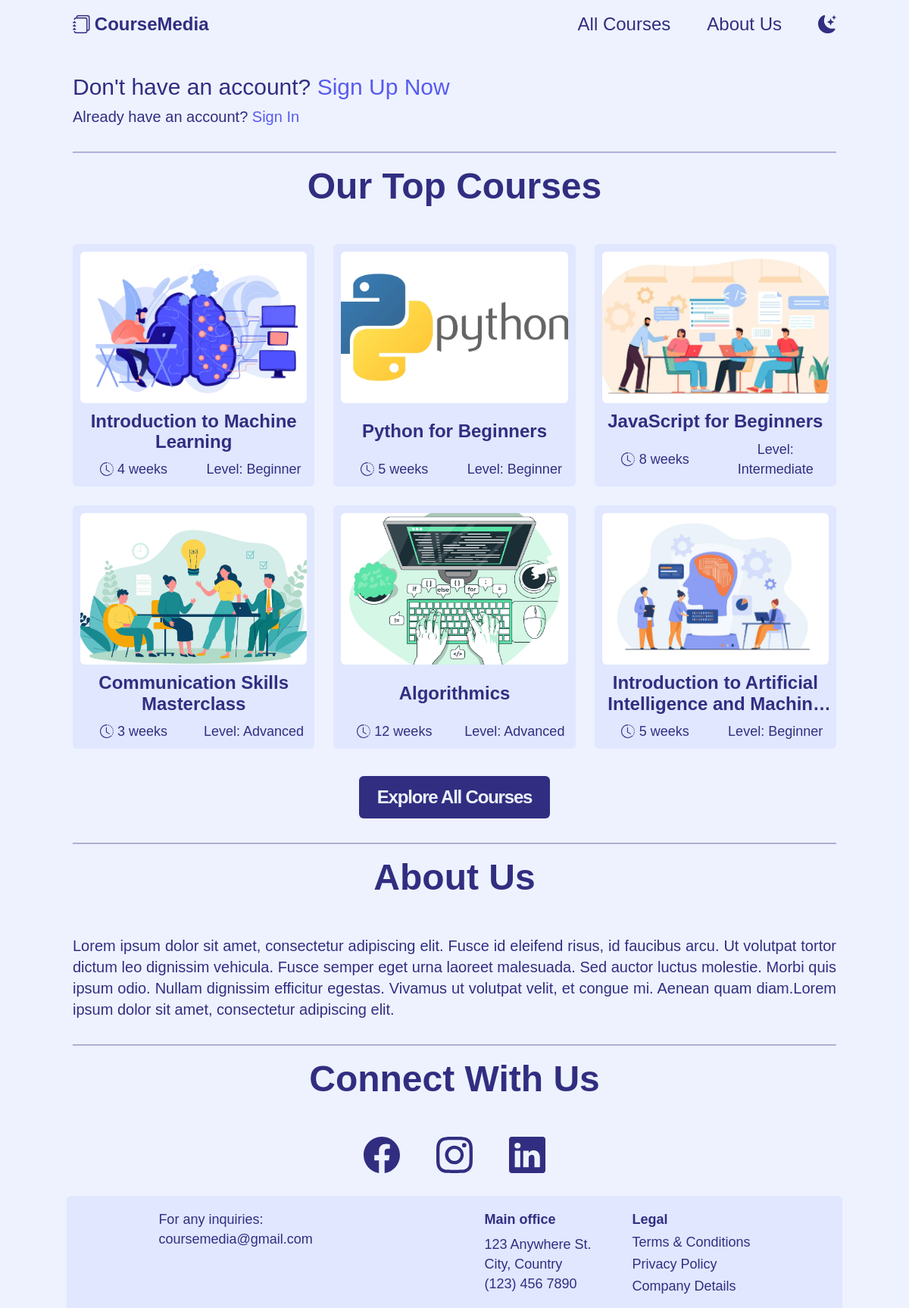
The page / on the database its author committed.
### courses_platform/models.py (models this page shows, shortened)
class Course(models.Model):
    ART_AND_CULTURE = 1
    COMMUNICATION = 2
    COMPUTER_SCIENCE = 3
    DESIGN = 4
    FOOD_AND_NUTRITION = 5
    LANGUAGE = 6
    MATH = 7
    SCIENCE = 8
    CATEGORY_CHOICES = [
        (ART_AND_CULTURE, "Art & Culture"),
        (COMMUNICATION, "Communication"),
        (COMPUTER_SCIENCE, "Computer Science"),
        (DESIGN, "Design"),
        (FOOD_AND_NUTRITION, "Food & Nutrition"),
        (LANGUAGE, "Language"),
        (MATH, "Math"),
        (SCIENCE, "Science"),
    ]
    ENGLISH = 1
    FRENCH = 2
    SPANISH = 3
    LANGUAGE_CHOICES = [
        (ENGLISH, "English"),
        (FRENCH, "French"),
        (SPANISH, "Spanish")
    ]
    BEGINNER = 1
    INTERMEDIATE = 2
    ADVANCED = 3
    LEVEL_CHOICES = [
        (BEGINNER, "Beginner"),
        (INTERMEDIATE, "Intermediate"),
        (ADVANCED, "Advanced")
    ]
    instructor = models.ForeignKey(
        "User", on_delete=models.CASCADE, related_name="courses_taught")
    title = models.CharField(max_length=80, validators=[
                             MinLengthValidator(10), MaxLengthValidator(80)])
    image = models.ImageField(
        upload_to="courses_images/", null=True, blank=True)
    category = models.PositiveSmallIntegerField(choices=CATEGORY_CHOICES)
    short_description = models.TextField(max_length=200, validators=[
                                         MinLengthValidator(50), MaxLengthValidator(200)])
    duration = models.PositiveSmallIntegerField(
        validators=[MinValueValidator(2), MaxValueValidator(24)])
    long_description = models.TextField(
        max_length=2000, validators=[MinLengthValidator(200), MaxLengthValidator(2000)])
    language = models.PositiveSmallIntegerField(choices=LANGUAGE_CHOICES)
    level = models.PositiveSmallIntegerField(choices=LEVEL_CHOICES)
    prerequisite = models.ForeignKey(
        "self", on_delete=models.SET_NULL, null=True, blank=True)
    certificate = models.BooleanField()
    passing_grade = models.PositiveSmallIntegerField(
        validators=[MinValueValidator(50), MaxValueValidator(100)])
    passers = models.ManyToManyField(
        "User", blank=True, related_name="courses_passed")
    creation_date = models.DateField(auto_now_add=True)

### courses_platform/views.py (the view)
# urls.py: path("", views.index, name="index"),
def index(request):
    courses = Course.objects.all()
    top_courses = sorted(
        courses, key=lambda course: course.enrolled_students.count(), reverse=True)[:6]
    return render(request, "courses_platform/index.html", {
        "top_courses": top_courses
    })

### courses_platform/templates/courses_platform/index.html (shortened to what this page needs)
{% extends "courses_platform/layout.html" %}
{% load static %}
{% block link %}
   <link href="{% static 'courses_platform/components/course-cards.css' %}" rel="stylesheet">
   <link href="{% static 'courses_platform/pages/index.css' %}" rel="stylesheet">
{% endblock %}
{% block body %}
   <div class="my-container index">
      {% if user.is_authenticated %}
         <div class="index__greetings">Hello, <strong>{{ user.username }}</strong>!</div>
      {% else %}
         <div class="index__signup">Don't have an account? <a href="{% url 'signup' %}" class="index__anchor">Sign Up Now</a></div>
         <div class="index__signin">Already have an account? <a href="{% url 'signin' %}" class="index__anchor">Sign In</a></div>
      {% endif %}
      <hr class="index__hr">
      <h1 class="index__h1">Our Top Courses</h1>
      <div class="course-card__cards-grid-wrapper">
         <div class="course-card__cards-grid">
            {% for course in top_courses %}
               <a href="{% url 'course_page' course.id %}" class="course-card__card-anchor">
                  <div class="course-card__card">
                  {% if not course.image %}
                     <img class="course-card__card-img" src="/media/courses_images/default_img.jpg" alt="Course's image">
                  {% else %}
                     <img class="course-card__card-img" src="{{ course.image.url }}" alt="Course's image">
                  {% endif %}
                     <div class="course-card__card-title">{{ course.title }}</div>
                     <div class="course-card__card-description">
                        <div class="course-card__card-duration">
                           <span>{{ course.duration }} weeks</span>
                        </div>
                        <div class="course-card__card-level">Level: {{ course.get_level_display }}</div>
                     </div>
                  </div>
               </a>
            {% endfor %}
         </div>
      </div>
      <div class="index__btn">
         <a href="{% url 'all_courses' %}" class="custom-button">Explore All Courses</a>
      </div>
      <hr class="index__hr">
      <h1 class="index__h1" id="about-us">About Us</h1>
      <p class="index__p">Lorem ipsum dolor sit amet, consectetur adipiscing elit. Fusce id eleifend risus,
         id faucibus arcu. Ut volutpat tortor dictum leo dignissim vehicula. Fusce semper
         eget urna laoreet malesuada. Sed auctor luctus molestie. Morbi quis ipsum odio.
         Nullam dignissim efficitur egestas. Vivamus ut volutpat velit, et congue mi.
         Aenean quam diam.Lorem ipsum dolor sit amet, consectetur adipiscing elit.
      </p>
      <hr class="index__hr">
      <h1 class="index__h1">Connect With Us</h1>
      <div class="index__icon-cont">
         <a href="#">
         </a>
         <a href="#">
         </a>
         <a href="#">
         </a>
      </div>
   </div>
{% endblock %}

### courses_platform/static/courses_platform/styles.css (style rules this page uses)
:root { --clr-dark: #312e81; --clr-light: #eef2ff; --clr-light-a0: #eef2ff00; --clr-light-a05: #eef2ff89; --clr-p-anchor: #585bee; --clr-card-bg: #E0E7FF; --clr-overlay: #000; --clr-bg-disabled-input: #e0e0e0; --clr-txt-disabled-input: #312e81; --size-xxs: 0.5rem; --size-xs: 0.75rem; --size-sm: 0.875rem; --size-base: 1rem; --size-lg: 1.125rem; --size-xl: 1.25rem; --size-2xl: 1.5rem; --size-3xl: 1.875rem; --size-4xl: 2.25rem; --size-5xl: 3rem; --size-6xl: 3.75rem; --size-7xl: 4.5rem; --size-8xl: 6rem; --size-9xl: 8rem; --size-10xl: 10rem; }
* { margin: 0; line-height: calc(1em + 0.5rem); }
html { scroll-behavior: smooth; }
body { font-family: 'General Sans', sans-serif; background-color: var(--clr-light); color: var(--clr-dark); min-height: 100vh; display: flex; flex-direction: column; }
img, picture { display: block; max-width: 100%; user-select: none; }
a { color: var(--clr-dark); }

### courses_platform/static/courses_platform/components/course-cards.css (style rules this page uses)
.course-card__cards-grid-wrapper { display: flex; justify-content: center; }
.course-card__cards-grid { width: 90%; display: grid; grid-template-columns: minmax(0, 1fr); grid-auto-rows: 1fr; justify-items: center; gap: 25px; }
.course-card__card-anchor { width: 100%; text-decoration: none; transition: transform 0.1s linear, border 0.1s linear; }
.course-card__card { background-color: var(--clr-card-bg); border-radius: 6px; display: flex; flex-direction: column; justify-content: space-between; align-items: center; padding: 10px; width: 100%; height: 100%; }
.course-card__card-img { height: 150px; width: 100%; border-radius: 6px; object-fit: cover; }
.course-card__card-title { font-size: var(--size-xl); text-align: center; margin-block-start: 0.4em; margin-block-end: 0.4em; font-weight: 600; line-height: 1.15em; display: -webkit-box; -webkit-line-clamp: 2; line-clamp: 2; -webkit-box-orient: vertical; overflow: hidden; text-overflow: ellipsis; }
.course-card__card-description { font-size: var(--size-base); display: flex; gap: 1em; width: 100%; }
.course-card__card-duration { display: flex; justify-content: center; align-items: center; gap: 0.3em; flex: 1; }
.course-card__icon { height: 1em; }
.course-card__card-level { text-align: center; flex: 1; }
@media (min-width: 390px) { .course-card__cards-grid { width: 80%; } }
@media (min-width: 475px) { .course-card__cards-grid { width: 70%; } }
@media (min-width: 640px) { .course-card__cards-grid { grid-template-columns: repeat(2, minmax(0, 1fr)); width: 100%; } }
@media (min-width: 768px) { .course-card__card-img { height: 200px; } }
@media (min-width: 1024px) { .course-card__cards-grid { grid-template-columns: repeat(3, minmax(0, 1fr)); } }
@media (min-width: 1024px) { .course-card__card-title { font-size: var(--size-2xl); } }
@media (min-width: 1024px) { .course-card__card-description { font-size: var(--size-lg); } }

### courses_platform/static/courses_platform/pages/index.css (style rules this page uses)
.index { margin-block-start: 2em; }
.index__signup { font-size: var(--size-2xl); margin-block-end: 0.2em; }
.index__signin { font-size: var(--size-lg); }
.index__anchor { color: var(--clr-p-anchor); text-decoration: none; border-bottom: solid 2px transparent; transition: border-bottom 0.1s linear; }
.index__hr { margin-block-start: 2em; margin-block-end: 1em; border-color: var(--clr-dark); opacity: 0.33; }
.index__h1 { font-size: var(--size-3xl); font-weight: bold; text-align: center; margin-block-end: 1em; }
.index__btn { display: flex; justify-content: center; margin-block-start: 1.5em; font-size: var(--size-lg); }
.index__p { font-size: var(--size-lg); text-align: justify; }
.index__icon-cont { display: flex; justify-content: center; font-size: var(--size-4xl); gap: 1em; }
.index__icon { height: 1em; }
@media (min-width: 475px) { .index__btn { font-size: var(--size-xl); } }
@media (min-width: 640px) { .index__signup { font-size: var(--size-3xl); } }
@media (min-width: 640px) { .index__signin { font-size: var(--size-xl); } }
@media (min-width: 640px) { .index__h1 { font-size: var(--size-4xl); } }
@media (min-width: 640px) { .index__btn { font-size: var(--size-2xl); } }
@media (min-width: 640px) { .index__p { font-size: var(--size-xl); } }
@media (min-width: 640px) { .index__icon-cont { font-size: var(--size-5xl); } }
@media (min-width: 1024px) { .index__h1 { font-size: var(--size-5xl); } }

### rows shown on the page
Course: image (picture), title "Introduction to Machine Learning", duration "4", level "Beginner"
Course: image (picture), title "Python for Beginners", duration "5", level "Beginner"
Course: image (picture), title "JavaScript for Beginners", duration "8", level "Intermediate"
Course: image (picture), title "Communication Skills Masterclass", duration "3", level "Advanced"
Course: image (picture), title "Algorithmics", duration "12", level "Advanced"
Course: image (picture), title "Introduction to Artificial Intelligence and…", duration "5", level "Beginner"
